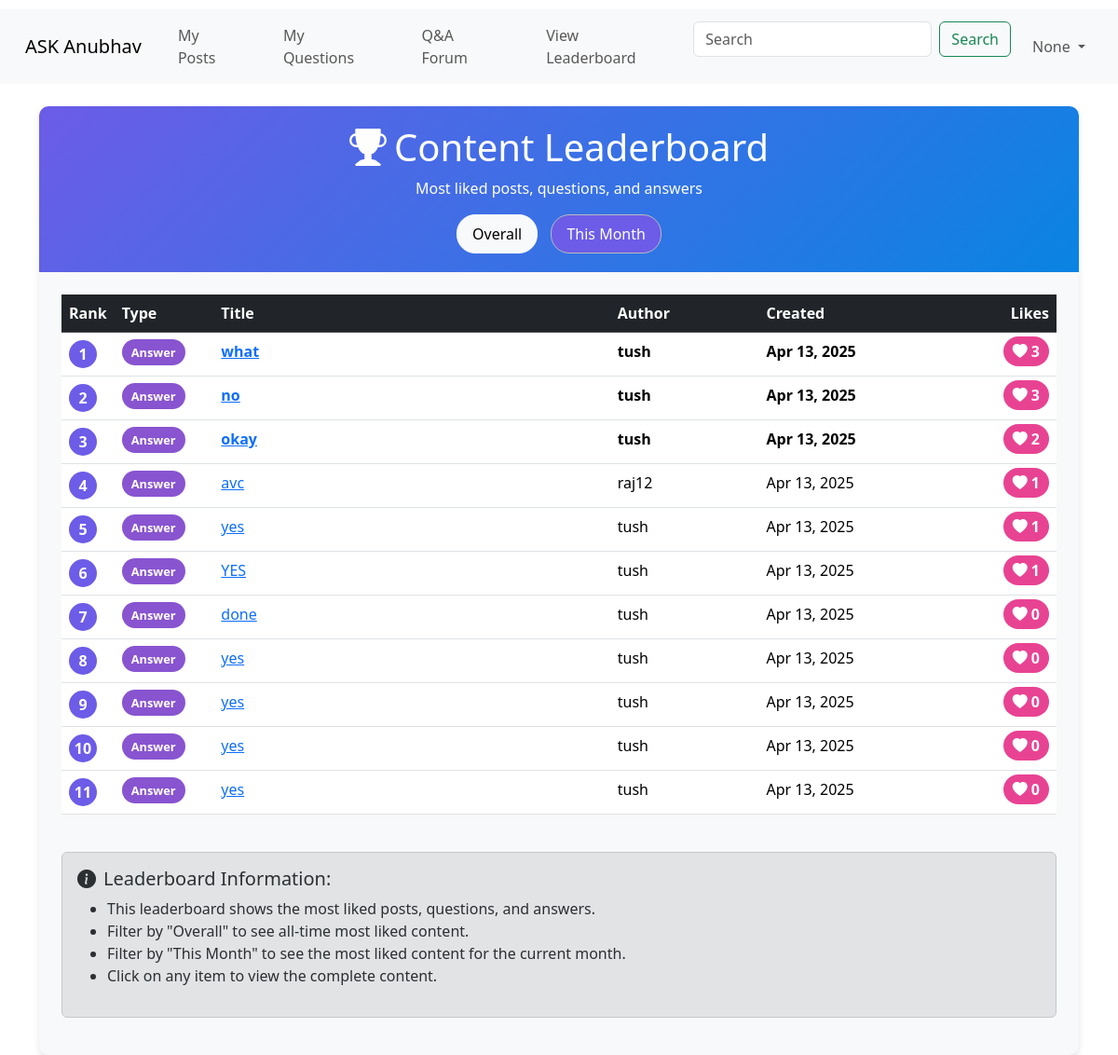
Before: /leaderboard?filter=month with the older database file.
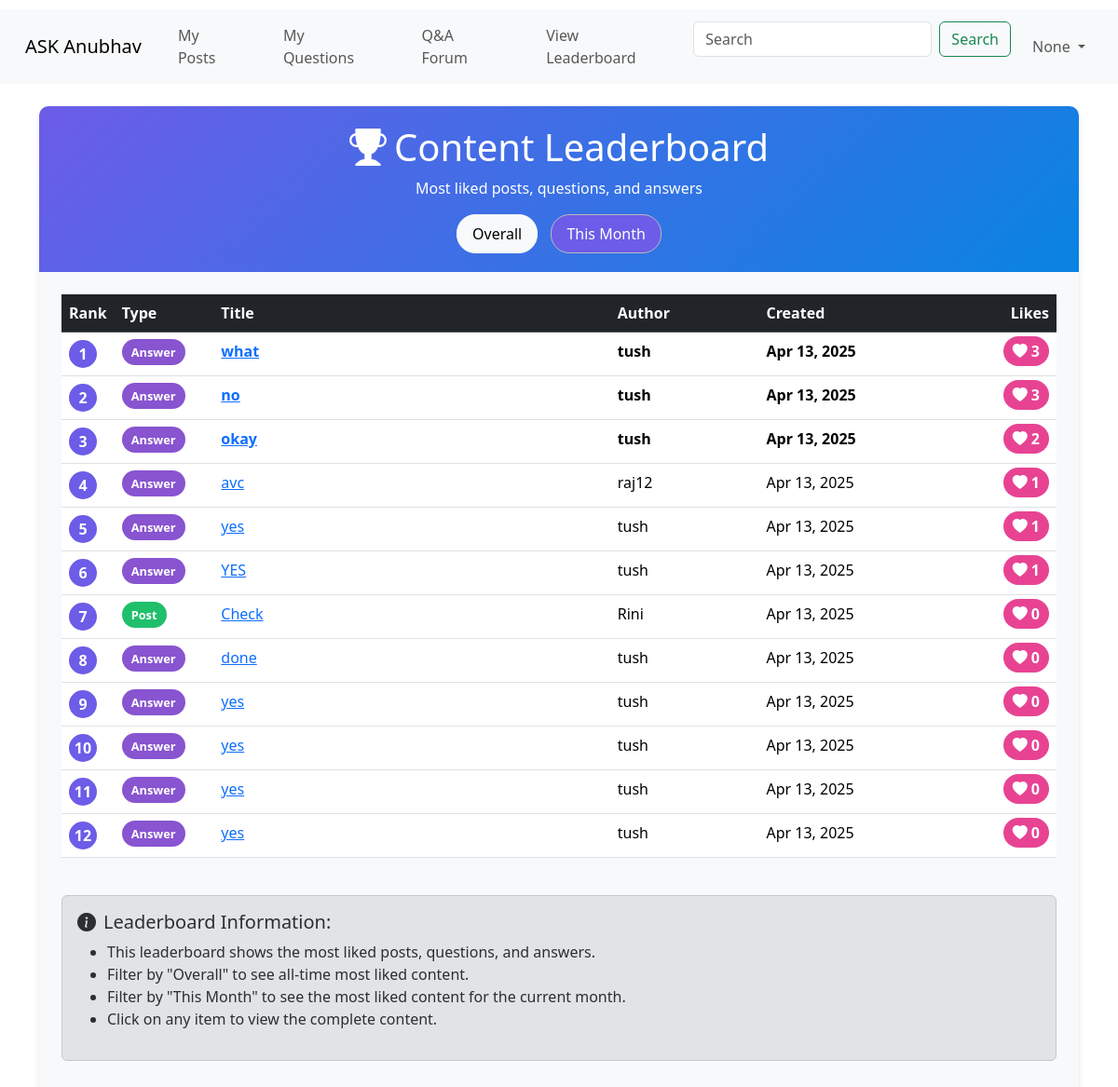
After: the same page with the newer database file.
### merged.py (models this page shows, shortened)
class User(db.Model):
    student_id = db.Column(db.Integer, primary_key=True)
    username = db.Column(db.String(100), nullable=False, unique=True)
    password = db.Column(db.String(100), nullable=False)
    is_faculty = db.Column(db.Boolean, default=False)
    email = db.Column(db.String(120), unique=True)

class Post(db.Model):
    __tablename__ = 'post'
    id = db.Column(db.Integer, primary_key=True)
    title = db.Column(db.String(100), nullable=False)
    body = db.Column(db.Text, nullable=False)
    keywords = db.Column(db.String(255))
    date_of_post = db.Column(db.DateTime, default=lambda: datetime.now(timezone.utc))
    student_id = db.Column(db.Integer, nullable=False)
    like_count = db.Column(db.Integer, default=0)
    tags = db.relationship('Tag', secondary=post_tags, lazy='subquery', backref=db.backref('posts', lazy=True))
    approval = db.relationship('PostApproval', uselist=False, back_populates='post')

### merged.py (the view)
@app.route('/leaderboard')
def leaderboard():
    filter_type = request.args.get('filter', 'overall')
    posts_query = """
        SELECT
            'post' as content_type,
            p.id,
            p.title,
            p.like_count,
            u.username as author,
            p.date_of_post as date_created
        FROM
            post p
        JOIN
            user u ON p.student_id = u.student_id
    """
    questions_query = """
        SELECT
            'question' as content_type,
            q.id,
            q.title,
            q.like_count,
            u.username as author,
            p.date_of_post as date_created
        FROM
            question q
        JOIN
            user u ON q.student_id = u.student_id
        JOIN
            post p ON q.post_id = p.id
    """
    answers_query = """
        SELECT
            'answer' as content_type,
            a.id,
            CASE
                WHEN LENGTH(a.body) > 30 THEN SUBSTR(a.body, 1, 30) || '...'
                ELSE a.body
            END as title,
            a.like_count,
            u.username as author,
            CURRENT_TIMESTAMP as date_created
        FROM
            answer a
        JOIN
            user u ON a.student_id = u.student_id
    """
    if filter_type == 'month':
        first_day = datetime.now().replace(day=1, hour=0, minute=0, second=0, microsecond=0)
        posts_query += f" WHERE p.date_of_post >= '{first_day}'"
        questions_query += f" WHERE p.date_of_post >= '{first_day}'"
    combined_query = f"""
        {posts_query}
        UNION ALL
        {questions_query}
        UNION ALL
        {answers_query}
        ORDER BY like_count DESC
        LIMIT 30
    """
    results = db.session.execute(text(combined_query))
    leaderboard_data = []
    rank = 1
    for row in results:
        leaderboard_data.append({
            'rank': rank,
            'content_type': row.content_type,
            'id': row.id,
            'title': row.title if row.title else 'Untitled',
            'like_count': row.like_count or 0,
            'author': row.author,
            'date_created': row.date_created
        })
        rank += 1
    return render_template('ASK_Anubhav/Student/leaderboard.html', leaderboard=leaderboard_data, filter_type=filter_type, username=session.get('username'))

### merged.py (called while the page is built)
@app.context_processor
def inject_session():
    try:
        return dict(session=session)  # Inject session into all templates
    except Exception as e:
        print("Session not created due to: {str(e)}")
        return dict(session={})

@app.template_filter('datetime')
def format_datetime(value):
    if not value:
        return ""
    if isinstance(value, str):
        try:
            value = datetime.fromisoformat(value.replace('Z', '+00:00'))
        except Exception:
            try:
                value = datetime.strptime(value, '%Y-%m-%d %H:%M:%S')
            except Exception:
                return value
    return value.strftime('%b %d, %Y')

### templates/ASK_Anubhav/Student/leaderboard.html (shortened to what this page needs)
<!DOCTYPE html>
<html lang="en">
<head>
  <link rel="stylesheet" href="{{ url_for('static', filename='style.css') }}">
  <link href="https://cdn.jsdelivr.net/npm/bootstrap@5.3.3/dist/css/bootstrap.min.css" rel="stylesheet">
  <link href="https://cdn.jsdelivr.net/npm/bootstrap-icons/font/bootstrap-icons.css" rel="stylesheet">
</head>
<body>
    <nav class="navbar navbar-expand-lg bg-body-tertiary">
        <div class="container-fluid">
          <a class="navbar-brand" href="{{ url_for('index') }}">ASK Anubhav</a>
          <div class="collapse navbar-collapse" id="navbarSupportedContent">
            <ul class="navbar-nav me-auto mb-2 mb-lg-0">
              <li class="nav-item">
                <a class="nav-link" aria-current="page" href="{{ url_for('my_posts') }}">My Posts</a>
              </li>
              <li class="nav-item">
                <a class="nav-link" href="{{ url_for('my_questions') }}">My Questions</a>
              </li>
              <li class="nav-item">
                <a class="nav-link" href="{{ url_for('qa_forum') }}">Q&A Forum</a>
              </li>
              <li class="nav-item">
                <a class="nav-link" href="{{ url_for('leaderboard') }}">View Leaderboard</a>
              </li>
            </ul>
            <form class="d-flex mb-3" method="GET" action="{{ url_for('index') }}">
              <input class="form-control me-2" type="search" name="search" placeholder="Search" value="{{ search_query }}"
                aria-label="Search">
              <button class="btn btn-outline-success" type="submit">Search</button>
            </form>
            <ul class="navbar-nav">
              <li class="nav-item dropdown">
                <a class="nav-link dropdown-toggle" href="#" id="navbarDropdown" role="button" data-bs-toggle="dropdown"
                  aria-expanded="false">
                  {{ username }}
                </a>
              </li>
            </ul>
          </div>
        </div>
      </nav>
  <div class="container mt-4">
      <div class="leaderboard-card">
          <div class="leaderboard-header">
              <h1><i class="bi bi-trophy-fill me-2"></i>Content Leaderboard</h1>
              <p class="mb-0">Most liked posts, questions, and answers</p>
              <div class="mt-3">
                  <a href="{{ url_for('leaderboard', filter='overall') }}"
                     class="btn btn-light filter-btn {% if filter_type == 'overall' %}active{% endif %}">
                      Overall
                  </a>
                  <a href="{{ url_for('leaderboard', filter='month') }}"
                     class="btn btn-light filter-btn {% if filter_type == 'month' %}active{% endif %}">
                      This Month
                  </a>
              </div>
          </div>
          <div class="p-4">
              {% if leaderboard %}
                  <div class="table-responsive">
                      <table class="table table-hover">
                          <thead class="table-dark">
                              <tr>
                                  <th width="5%">Rank</th>
                                  <th width="10%">Type</th>
                                  <th width="40%">Title</th>
                                  <th width="15%">Author</th>
                                  <th width="15%">Created</th>
                                  <th width="15%" class="text-end">Likes</th>
                              </tr>
                          </thead>
                          <tbody>
                              {% for item in leaderboard %}
                                  <tr class="{% if item.rank == 1 %}rank-1{% elif item.rank == 2 %}rank-2{% elif item.rank == 3 %}rank-3{% endif %}">
                                      <td>
                                          <div class="rank-badge">{{ item.rank }}</div>
                                      </td>
                                      <td>
                                          <span class="type-badge type-{{ item.content_type }}">
                                              {{ item.content_type|capitalize }}
                                          </span>
                                      </td>
                                      <td>
                                        {% if item.content_type == 'post' %}
                                            <a href="{{ url_for('view_post', post_id=item.id) }}">{{ item.title }}</a>
                                        {% elif item.content_type == 'question' %}
                                            <a href="{{ url_for('qa_forum') }}#question-{{ item.id }}">{{ item.title }}</a>
                                        {% else %}
                                            <a href="{{ url_for('qa_forum') }}#answer-{{ item.id }}">{{ item.title }}</a>
                                        {% endif %}
                                    </td>
                                      <td>{{ item.author }}</td>
                                      <td>{{ item.date_created|datetime }}</td>
                                      <td class="text-end">
                                          <span class="like-badge">
                                              <i class="bi bi-heart-fill me-1"></i>{{ item.like_count }}
                                          </span>
                                      </td>
                                  </tr>
                              {% endfor %}
                          </tbody>
                      </table>
                  </div>
              {% else %}
                  <div class="alert alert-info">
                      <i class="bi bi-info-circle-fill me-2"></i>No liked content found for the selected period.
                  </div>
              {% endif %}
              <div class="mt-4 alert alert-secondary">
                  <h5><i class="bi bi-info-circle-fill me-2"></i>Leaderboard Information:</h5>
                  <ul>
                      <li>This leaderboard shows the most liked posts, questions, and answers.</li>
                      <li>Filter by "Overall" to see all-time most liked content.</li>
                      <li>Filter by "This Month" to see the most liked content for the current month.</li>
                      <li>Click on any item to view the complete content.</li>
                  </ul>
              </div>
          </div>
      </div>
  </div>
</body>
</html>

### static/ASK_Anubhav/style.css (style rules this page uses)
:root { --color-bg: #69F7BE; --color-text-main: #000000; --color-primary: #FFFF00; --wrapper-height: 87vh; --image-max-width: 300px; --image-margin: 3rem; --font-family: "HK Grotesk"; --font-family-header: "HK Grotesk"; }
* { box-sizing: border-box; }
body { font-family: HK Grotesk; background-color: var(--color-bg); }
button, input { font-family: inherit; font-size: 100%; background: #FFFFFF; border: 1px solid #000000; box-sizing: border-box; border-radius: 4px; padding: 0.5rem 1rem; transition: 500ms; }
nav { margin-top: 10px; position: relative; }
nav a { margin: 0 15px; text-decoration: none; color: #333; font-size: 1.2em; transition: color 0.3s; }

### templates/ASK_Anubhav/Student/leaderboard.html (style rules this page uses)
.leaderboard-card { background-color: #f8f9fa; border-radius: 10px; box-shadow: 0 4px 6px rgba(0, 0, 0, 0.1); overflow: hidden; }
.leaderboard-header { background: linear-gradient(135deg, #6c5ce7, #0984e3); color: white; padding: 20px; text-align: center; }
.type-badge { padding: 5px 10px; border-radius: 20px; font-size: 0.8rem; font-weight: bold; }
.type-post { background-color: #20bf6b; color: white; }
.type-answer { background-color: #8854d0; color: white; }
.like-badge { background-color: #e84393; color: white; border-radius: 20px; padding: 5px 10px; font-weight: bold; }
.rank-badge { background-color: #6c5ce7; color: white; border-radius: 50%; width: 30px; height: 30px; display: flex; align-items: center; justify-content: center; font-weight: bold; }
.rank-1, .rank-2, .rank-3 { font-weight: bold; }
.rank-1 { background-color: rgba(255, 215, 0, 0.2); }
.rank-2 { background-color: rgba(192, 192, 192, 0.2); }
.rank-3 { background-color: rgba(205, 127, 50, 0.2); }
.filter-btn { border-radius: 20px; padding: 8px 16px; margin: 0 5px; }
.filter-btn.active { background-color: #6c5ce7; color: white; }

Changed rows visible on the page:
computed for User "tush": rank "7" → "8"; rank "8" → "9"; rank "9" → "10"; rank "10" → "11"; rank "11" → "12"
added Post: rank "7", content_type "Post", title "Check", author "Rini", date_created "Apr 13, 2025", like_count "0"
